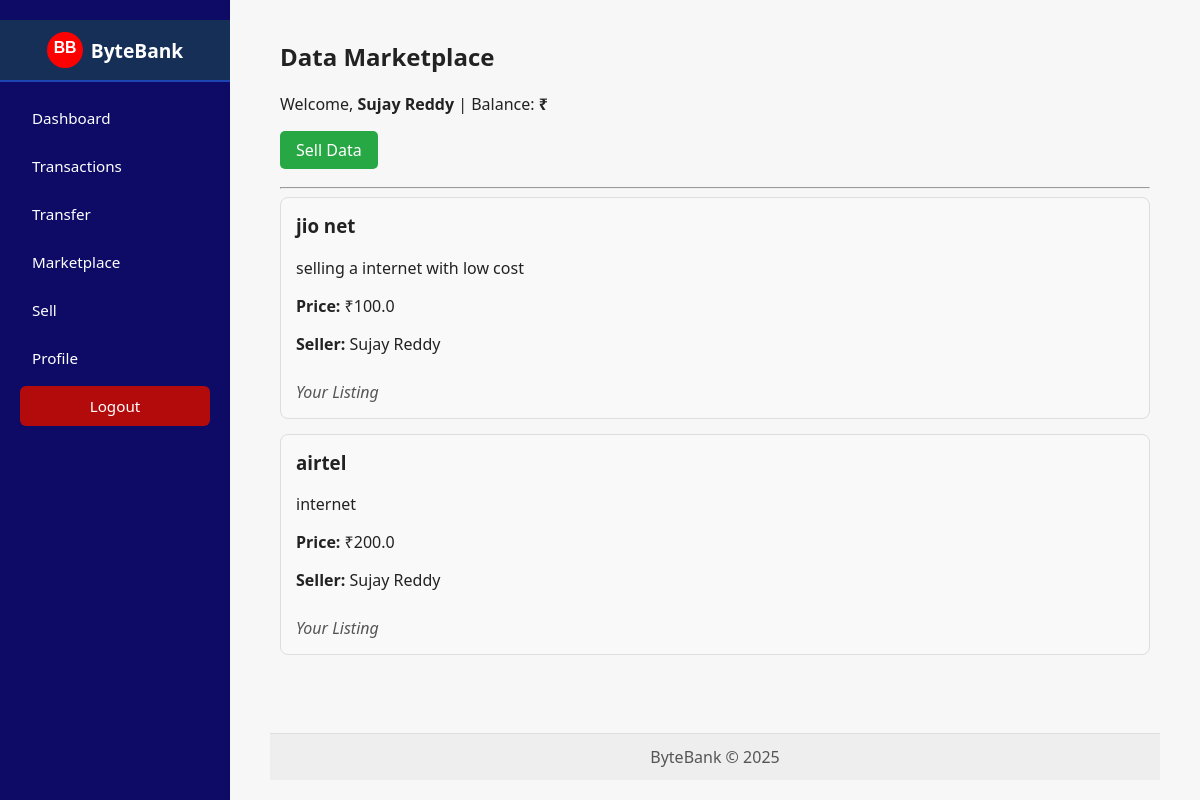
/marketplace (signed in), run on the app's committed database.
### app.py (models this page shows, shortened)
class User(db.Model):
    id = db.Column(db.Integer, primary_key=True)
    name = db.Column(db.String(120), nullable=False)
    email = db.Column(db.String(150), unique=True, nullable=False)
    password_hash = db.Column(db.String(200), nullable=False)
    daily_quota_mb = db.Column(db.Integer, default=1024)  # default 1GB/day in MB
    used_today_mb = db.Column(db.Integer, default=0)
    total_used_mb = db.Column(db.Integer, default=0) #cumulative all-time usage
    last_usage_date = db.Column(db.Date, nullable=True)
    is_admin = db.Column(db.Boolean, default=False)
    created_at = db.Column(db.DateTime, default=datetime.utcnow)
    last_login = db.Column(db.DateTime)
    wallet = db.relationship('DataWallet', uselist=False, back_populates='user')
    sent_transactions = db.relationship('Transaction', back_populates='sender', foreign_keys='Transaction.sender_id')
    received_transactions = db.relationship('Transaction', back_populates='receiver', foreign_keys='Transaction.receiver_id')

class DataItem(db.Model):
    id = db.Column(db.Integer, primary_key=True)
    title = db.Column(db.String(100), nullable=False)
    description = db.Column(db.Text, nullable=False)
    price = db.Column(db.Float, nullable=False)
    seller_id = db.Column(db.Integer, db.ForeignKey('user.id'), nullable=False)
    seller = db.relationship('User', backref='data_items')

### app.py (the view)
@app.route('/marketplace')
def marketplace():
    user_id = session.get('user_id')
    if not user_id:
        flash("Please log in to access the marketplace.")
        return redirect(url_for('login'))
    user = User.query.get(user_id)
    if not user:
        flash("User not found. Please log in again.")
        session.pop('user_id', None)  # remove invalid session
        return redirect(url_for('login'))
    try:
        items = DataItem.query.all()  # returns empty list if no items
    except Exception as e:
        print(f"Error fetching items: {e}")
        items = []
    return render_template('marketplace.html', user=user, items=items)

### app.py (called while the page is built)
@app.context_processor
def inject_now():
    return {'datetime': datetime}

### templates/marketplace.html (shortened to what this page needs)
{% extends 'layout.html' %}
{% block content %}
<div class="marketplace-container">
  <h2>Data Marketplace</h2>
  <p>Welcome, <strong>{{ user.name }}</strong> | Balance: <strong>₹{{ user.balance }}</strong></p>
  <a class="sell-link" href="{{ url_for('sell') }}">Sell Data</a>
  <hr>
  {% if items %}
    <div class="items-grid">
      {% for item in items %}
        <div class="item-card">
          <h3>{{ item.title }}</h3>
          <p>{{ item.description }}</p>
          <p><strong>Price:</strong> ₹{{ item.price }}</p>
          <p><strong>Seller:</strong> {{ item.seller.name }}</p>
          {% if item.seller.id != user.id %}
            <a class="buy-btn" href="{{ url_for('buy', item_id=item.id) }}">Buy</a>
          {% else %}
            <span class="your-listing">Your Listing</span>
          {% endif %}
        </div>
      {% endfor %}
    </div>
  {% else %}
    <p>No data items available yet.</p>
  {% endif %}
</div>
{% endblock %}

### static/main.css (style rules this page uses)
body { font-family: 'Segoe UI', Tahoma, sans-serif; margin: 0; background: #f7f7f7; color: #222; display: flex; flex-direction: column; min-height: 100vh; }

### templates/marketplace.html (style rules this page uses)
.marketplace-container { max-width: 900px; margin: 20px auto; padding: 0 10px; }
.sell-link { display: inline-block; margin-bottom: 10px; padding: 8px 16px; background-color: #28a745; color: white; text-decoration: none; border-radius: 5px; }
.items-grid { display: grid; grid-template-columns: 1fr; gap: 15px; }
.item-card { padding: 15px; border: 1px solid #ddd; border-radius: 8px; background-color: #f9f9f9; }
.item-card h3 { margin-top: 0; }
.your-listing { display: inline-block; margin-top: 10px; font-style: italic; color: #555; }

### data on the page
User: name "Sujay Reddy"
DataItem: title "jio net", description "selling a internet with low cost", price "100.0", seller.name "Sujay Reddy"
DataItem: title "airtel", description "internet", price "200.0", seller.name "Sujay Reddy"
